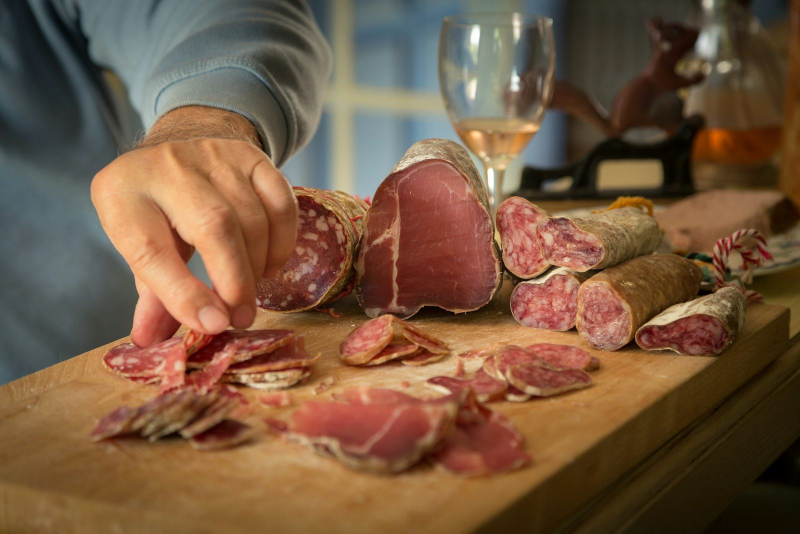
#> input picture src/bilder/aufschnittmaschine-kaufen.jpg, 1600 x 1067 px (shown at 1/2 size); its folder holds 4 pictures in this run
$ python bildvarianten.py
#> lines starting #> are read from the running program, lines starting #| are printed output that depends on the picture
"""Kleinere Varianten der Artikelbilder für Handys erzeugen (name-768xH.jpg, name-1024xH.jpg).

Aufruf: python3 werkzeug/bildvarianten.py src/bilder/<slug>.jpg  (ohne Argument: alle Bilder in src/bilder)
Die Seite nutzt die Varianten automatisch (srcset, Kacheln). Fehlen sie, wird das Original geladen.
"""
import glob, os, re, sys
from PIL import Image

dateien = sys.argv[1:] or [f for f in glob.glob("src/bilder/*.jpg") if not re.search(r"-\d+x\d+\.jpg$", f)]
for datei in dateien:
    name, endung = os.path.splitext(datei)
    bild = Image.open(datei).convert("RGB")
#> bild is the input picture: PIL image 1600x1067 RGB; mean R, G, B 118.3, 89.2, 64.8
    for breite in (768, 1024):
        if bild.width <= breite:
            continue
        hoehe = round(bild.height * breite / bild.width)
        ziel = f"{name}-{breite}x{hoehe}{endung}"
        bild.resize((breite, hoehe), Image.LANCZOS).save(ziel, "JPEG", quality=80, optimize=True, progressive=True)
        print(ziel, os.path.getsize(ziel) // 1024, "KB")
#> this loop made 2 passes
#> pass 1, `bild.resize((breite, hoehe), Image.LANCZOS).save(ziel, "JPEG", quality..`:
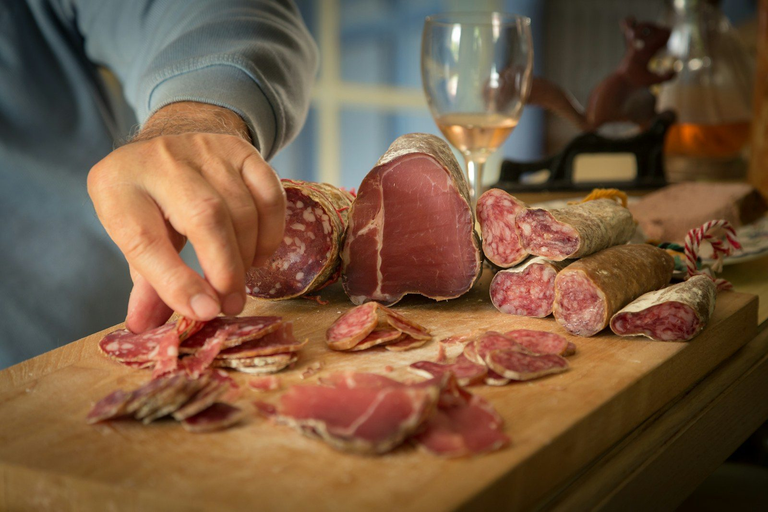
#> saved as aufschnittmaschine-kaufen-768x512.jpg: PIL image 768x512 RGB; mean R, G, B 118.3, 89.2, 64.8

$ run again, on src/bilder/espressomuehle-kaufen.jpg
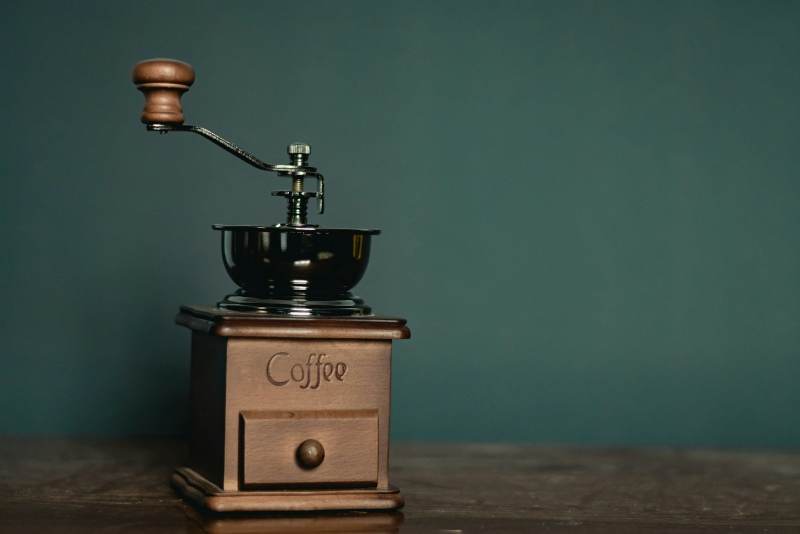
#> input picture src/bilder/espressomuehle-kaufen.jpg, 1600 x 1067 px (shown at 1/2 size)
#> bild is the input picture: PIL image 1600x1067 RGB; mean R, G, B 59.1, 74.8, 68.1
#> the loop `for breite in (768, 1024):` made 2 passes
#> pass 1, `bild.resize((breite, hoehe), Image.LANCZOS).save(ziel, "JPEG", quality..`:
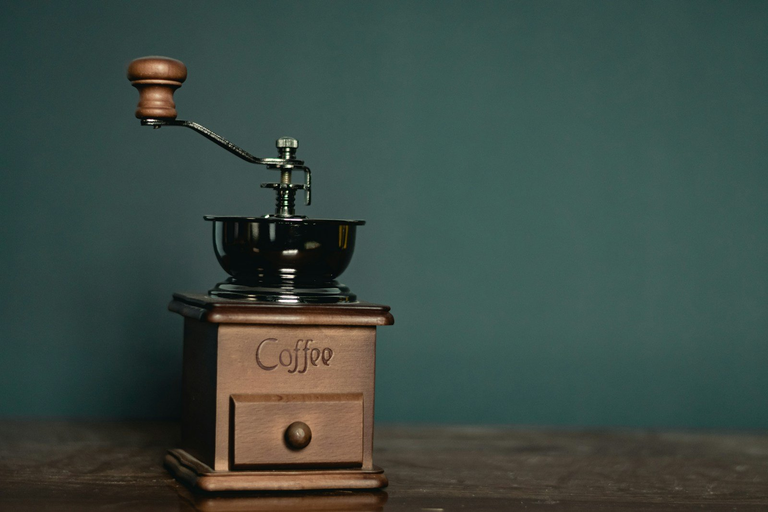
#> saved as espressomuehle-kaufen-768x512.jpg: PIL image 768x512 RGB; mean R, G, B 59.1, 74.8, 68.1
